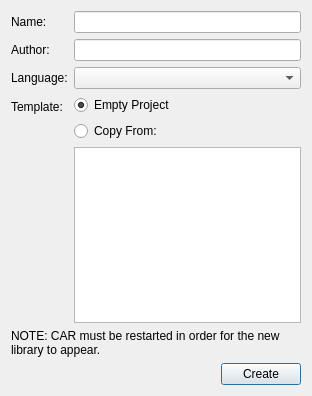
<?xml version="1.0" encoding="UTF-8"?>
<ui version="4.0">
 <class>NewMathLibraryDialog</class>
 <widget class="QDialog" name="NewMathLibraryDialog">
  <property name="geometry">
   <rect>
    <x>0</x>
    <y>0</y>
    <width>312</width>
    <height>396</height>
   </rect>
  </property>
  <property name="windowTitle">
   <string>New Math Library</string>
  </property>
  <property name="windowIcon">
   <iconset resource="resource.qrc">
    <normaloff>:/all/icons/CAR_About.png</normaloff>:/all/icons/CAR_About.png</iconset>
  </property>
  <layout class="QVBoxLayout" name="verticalLayout_2" stretch="0,1,0,0">
   <item>
    <layout class="QFormLayout" name="formLayout">
     <item row="0" column="0">
      <widget class="QLabel" name="label">
       <property name="text">
        <string>Name:</string>
       </property>
      </widget>
     </item>
     <item row="0" column="1">
      <widget class="QLineEdit" name="nameEdit"/>
     </item>
     <item row="1" column="0">
      <widget class="QLabel" name="label_2">
       <property name="text">
        <string>Author:</string>
       </property>
      </widget>
     </item>
     <item row="1" column="1">
      <widget class="QLineEdit" name="authorEdit"/>
     </item>
     <item row="3" column="0">
      <widget class="QLabel" name="label_3">
       <property name="text">
        <string>Template:</string>
       </property>
      </widget>
     </item>
     <item row="3" column="1">
      <layout class="QVBoxLayout" name="verticalLayout">
       <item>
        <widget class="QRadioButton" name="emptyProjectRadio">
         <property name="text">
          <string>Empty Project</string>
         </property>
         <property name="checked">
          <bool>true</bool>
         </property>
        </widget>
       </item>
       <item>
        <widget class="QRadioButton" name="copyFromRadio">
         <property name="text">
          <string>Copy From:</string>
         </property>
        </widget>
       </item>
       <item>
        <widget class="QTreeView" name="copyFromTree">
         <attribute name="headerVisible">
          <bool>false</bool>
         </attribute>
        </widget>
       </item>
      </layout>
     </item>
     <item row="2" column="0">
      <widget class="QLabel" name="label_4">
       <property name="text">
        <string>Language:</string>
       </property>
      </widget>
     </item>
     <item row="2" column="1">
      <widget class="QComboBox" name="languageCombo"/>
     </item>
    </layout>
   </item>
   <item>
    <spacer name="verticalSpacer">
     <property name="orientation">
      <enum>Qt::Vertical</enum>
     </property>
     <property name="sizeHint" stdset="0">
      <size>
       <width>20</width>
       <height>40</height>
      </size>
     </property>
    </spacer>
   </item>
   <item>
    <widget class="QLabel" name="label_5">
     <property name="text">
      <string>NOTE: CAR must be restarted in order for the new library to appear.</string>
     </property>
     <property name="wordWrap">
      <bool>true</bool>
     </property>
    </widget>
   </item>
   <item>
    <layout class="QHBoxLayout" name="horizontalLayout">
     <item>
      <spacer name="horizontalSpacer">
       <property name="orientation">
        <enum>Qt::Horizontal</enum>
       </property>
       <property name="sizeHint" stdset="0">
        <size>
         <width>40</width>
         <height>20</height>
        </size>
       </property>
      </spacer>
     </item>
     <item>
      <widget class="QPushButton" name="createButton">
       <property name="text">
        <string>Create</string>
       </property>
      </widget>
     </item>
    </layout>
   </item>
  </layout>
 </widget>
 <resources>
  <include location="resource.qrc"/>
 </resources>
 <connections/>
</ui>
